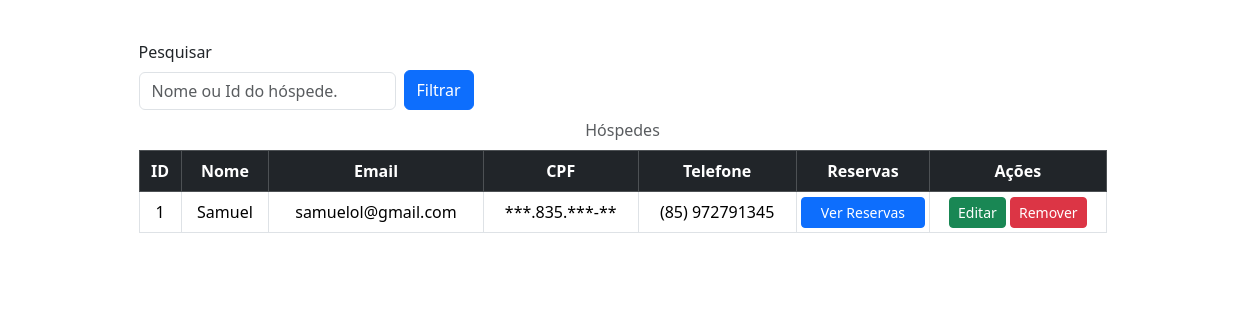
Before: /codes/pages/adm/hospedes.php with the older database file.
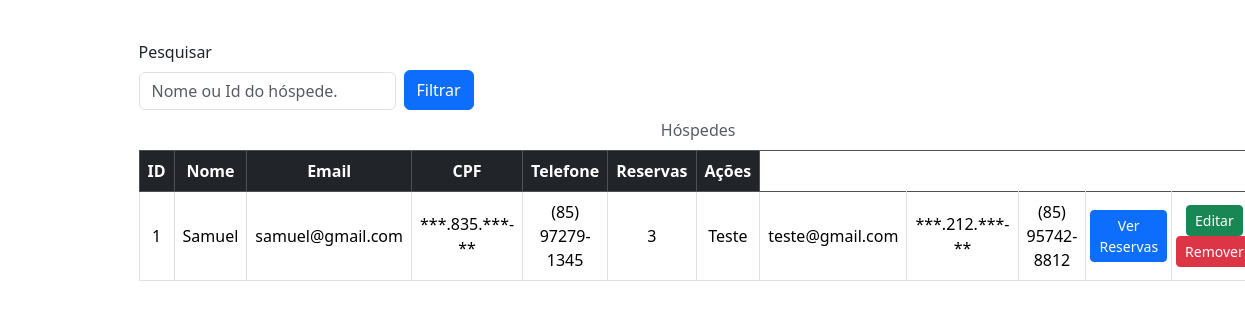
After: the same page with the newer database file.
### tables this page shows
CREATE TABLE `cliente` (
  `idcliente` int(11) NOT NULL,
  `cpf` varchar(14) NOT NULL,
  `telefone` varchar(255) NOT NULL,
  `q_idquarto` int(11) NOT NULL,
  `qh_idhotel` int(11) NOT NULL,
  `qtq_idtipo` int(11) NOT NULL,
  `u_idusuarios` int(11) NOT NULL
);

CREATE TABLE `usuarios` (
  `idusuarios` int(11) NOT NULL,
  `nome` varchar(255) NOT NULL,
  `email` varchar(255) NOT NULL,
  `senha` varchar(255) NOT NULL
);

### codes/pages/adm/hospedes.php (the view, shortened to what this page needs)
<?php
include "conn.php";
?>
<!DOCTYPE html>
<html lang="en">
<head>
    <link href="https://cdn.jsdelivr.net/npm/bootstrap@5.3.5/dist/css/bootstrap.min.css" rel="stylesheet">
</head>
<body class="d-flex justify-content-center py-4">
  <main class="w-100 m-auto form-container " style="max-width: 1000px; padding: 1rem;">
  <form method="POST" class="d-flex align-items-end gap-2 flex-wrap">
  <div >
    <label for="pesquisar" class="form-label">Pesquisar</label>
    <input type="text" class="form-control" id="pesquisar" placeholder="Nome ou Id do hóspede.">
  </div>
  <button type="submit" class="btn btn-primary" style="height: 40px;">
    Filtrar
  </button>
</form>
    <table class="table table-bordered align-middle caption-top mb-0">
        <thead class="table-dark text-center">
            <tr>
                <th> ID </th>
                <th> Nome </th>
                <th> Email </th>
                <th> CPF </th>
                <th> Telefone </th>
                <th> Reservas </th>
                <th> Ações </th>
            </tr>
        </thead>
        <tbody>
            <tr class="text-center align-middle">
            <?php
              $sql = "SELECT c.idcliente, c.cpf, c.telefone, c.u_idusuarios, u.idusuarios, u.nome, u.email
              FROM cliente c
              JOIN usuarios u ON c.u_idusuarios = u.idusuarios";
              $result = $conn->query($sql);
              if ($result->num_rows > 0) {
                  while ($row = $result->fetch_assoc()) {
                    $cpf = $row['cpf'];
                    $cpfFormat = '***.' . substr($cpf, 4, 3) . '.***-**';
                    echo "<td>{$row['idcliente']}</td>
                          <td>{$row['nome']}</td>
                          <td>{$row['email']}</td>
                          <td>{$cpfFormat}</td>
                          <td>{$row['telefone']}</td>";
                  }
              } else {
                  echo "<tr><td colspan='3'>Nenhum funcionário cadastrado.</td></tr>";
              }
            ?>
                <td class="p-1">
                    <button class="btn btn-primary btn-sm w-100" data-bs-toggle="modal" data-bs-target="#modalReservas">
                        Ver Reservas
                    </button>
                </td>
                <td class="p-1">
                <button class="btn btn-success btn-sm w-49" data-bs-toggle="modal" data-bs-target="#modalEditar">
                        Editar
                    </button>
                <button class="btn btn-danger btn-sm w-49" onclick="removerHospede(/*aqui vai o id do hospede*/)">
                        Remover
                    </button>
                </td>
            </tr>
        </tbody>
        <caption class="text-center">Hóspedes</caption>
    </table>
  </main>
</body>
</html>

Changed rows visible on the page:
changed cliente "Samuel": u_idusuarios.email "samuelol@gmail.com" → "samuel@gmail.com"; telefone "(85) 972791345" → "(85) 97279-1345"
added cliente: idcliente "3", u_idusuarios.nome "Teste", u_idusuarios.email "teste@gmail.com", cpf "***.212.***-**", telefone "(85) 95742-8812"
